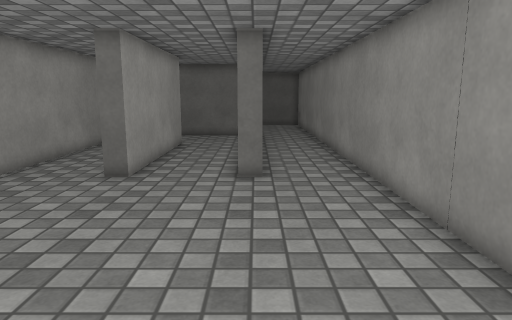
View 1 (above)

23 first-person views from a walk through a 3-D level made in the Unity game engine. The camera is 1.2 m above the floor, tilts 10° down and sees 70° across. The floor is counted in squares, 0.5 m on a side. Each view is taken from the middle of a square. On the plan, view 1 faces up. The plan holds only what a view shows up to about 20 squares ahead; the rest is blank. The place goes on beyond the plan. The player character is not drawn. Surface patterns are stand-ins for the level's own textures.

View 2
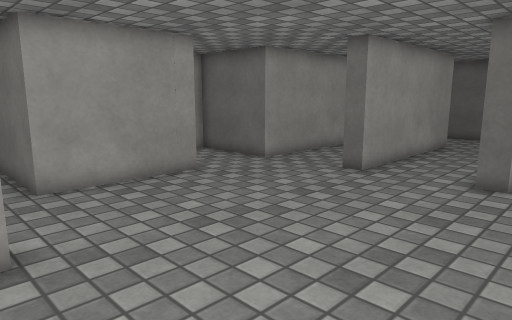

View 3
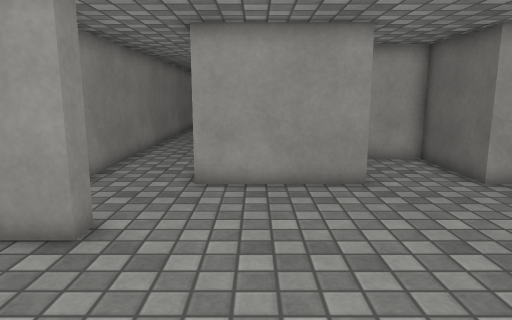

View 4
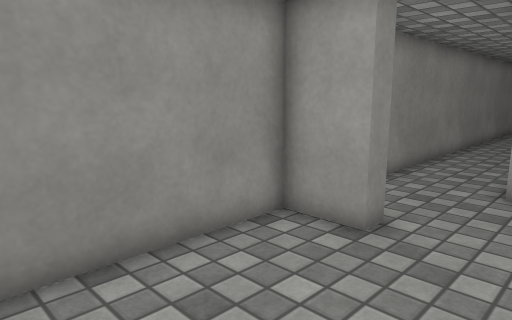

View 5
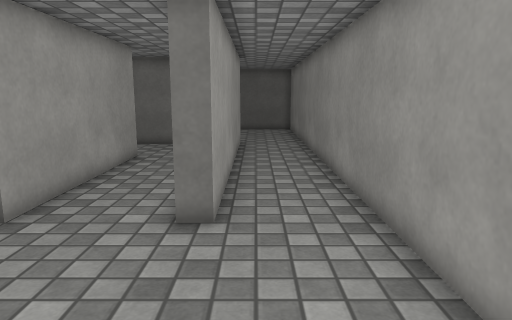

View 6
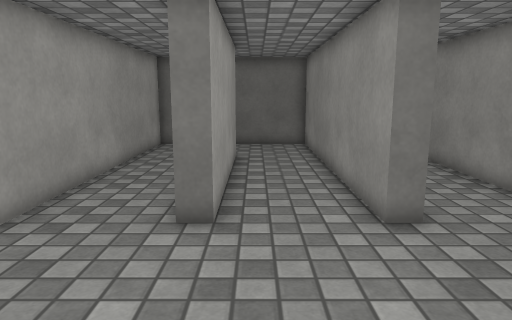

View 7
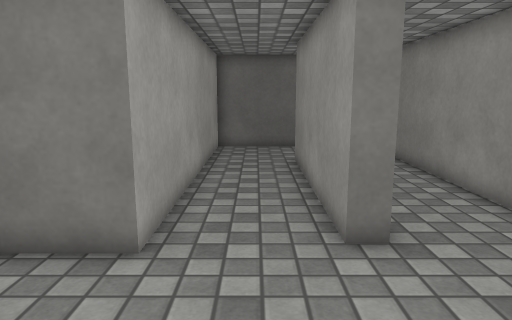

View 8
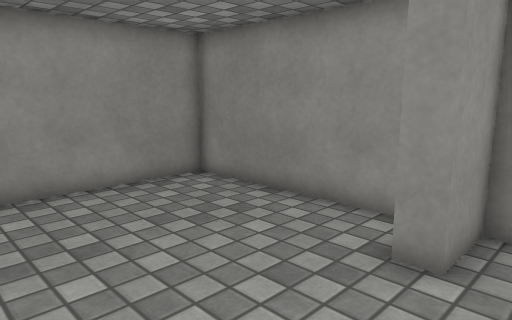

View 9
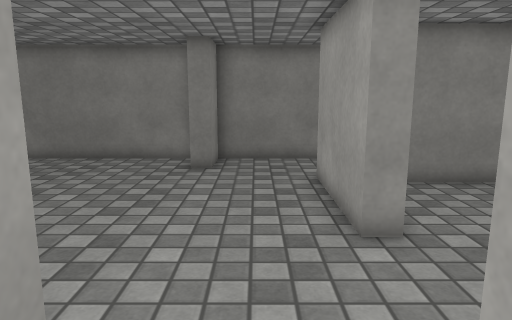

View 10
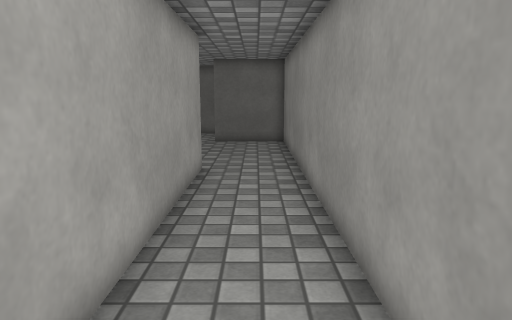

View 11
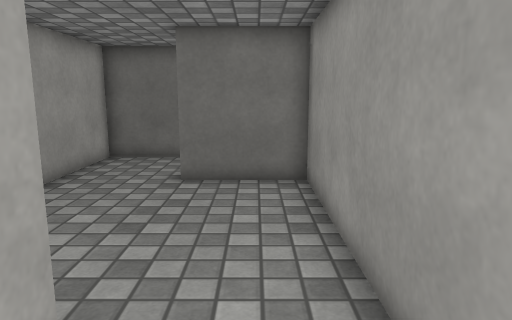

View 12
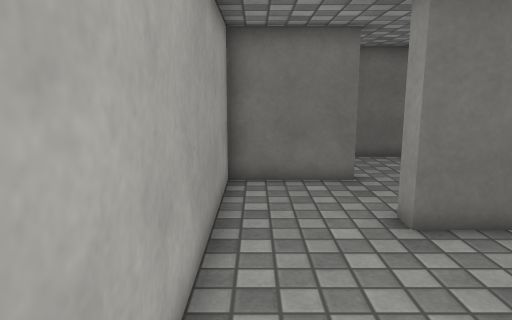

View 13
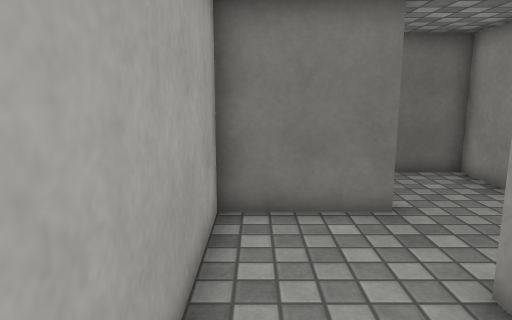

View 14
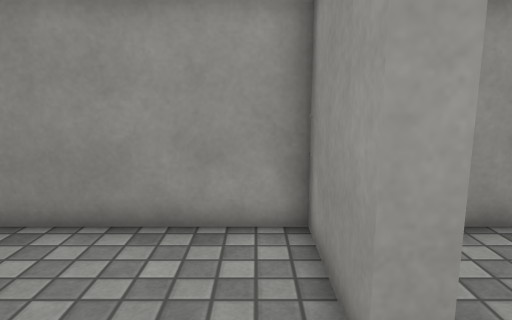

View 15
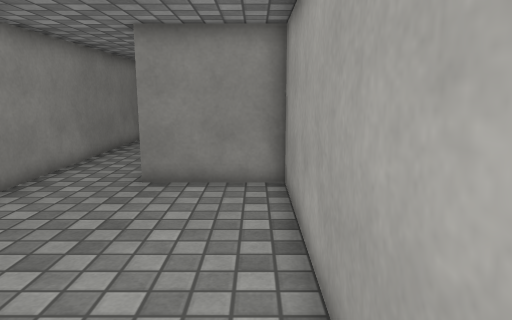

View 16
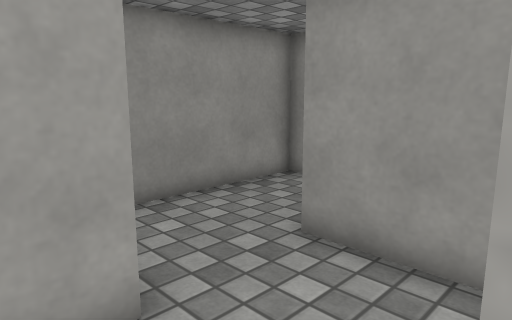

View 17
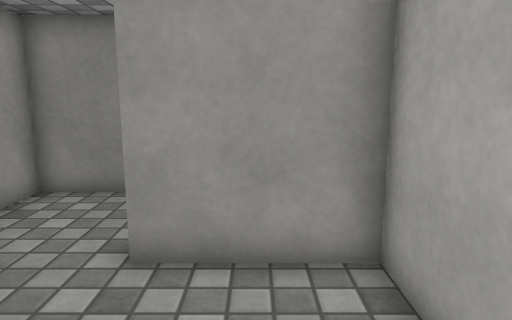

View 18
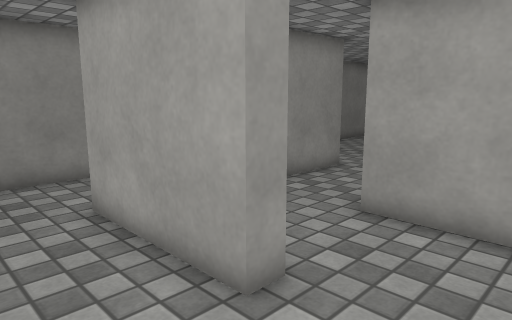

View 19
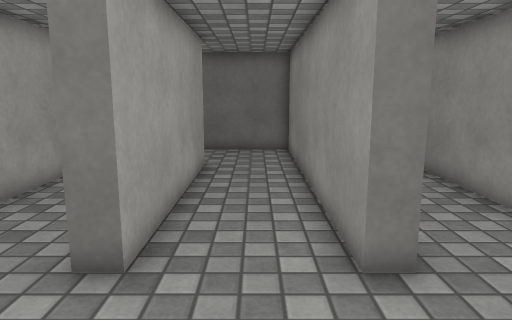

View 20
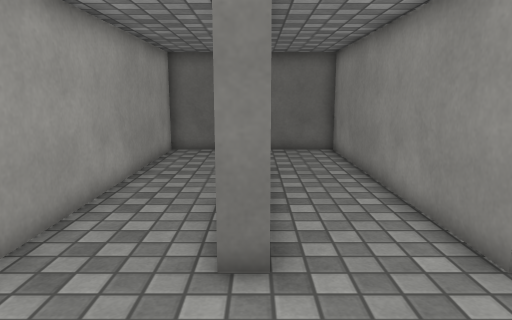

View 21
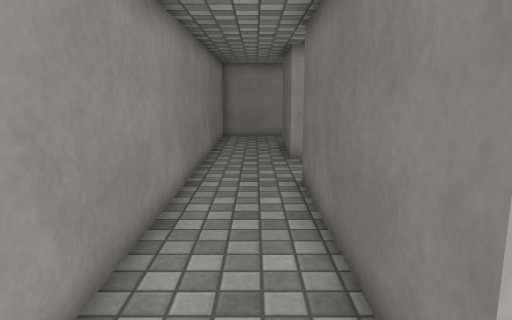

View 22
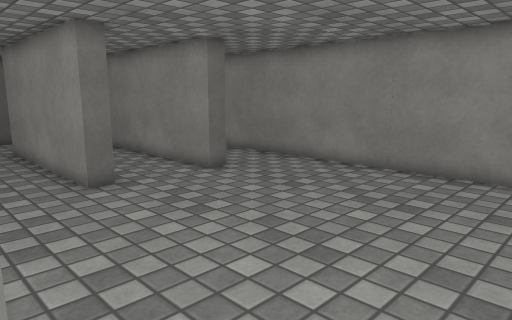

View 23
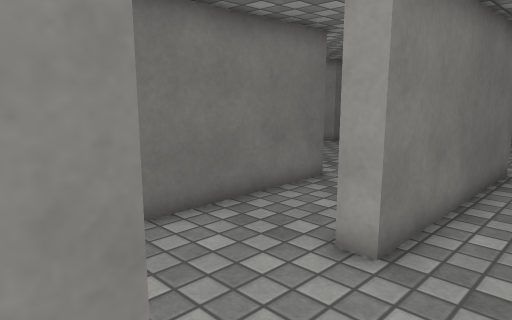

### Floor plan
Key: @ floor where view 1 was taken; # wall or solid block; . floor.
Columns run from 26 left of view 1 to 3 right of it. Each row starts with its distance up from view 1.
 40                       . .
 39                       #   #
 38                       #  .####
 37                       # .....#
 36                       #......#
 35                       ####...#
 34                       ####...#
 33                       #......#
 32                       #......#
 31                       #...####
 30                       #...####
 29                       #......#
 28                       #......#
 27                       #......#
 26                       #......#
 25                       #......#
 24                       #......#
 23                       #####..#
 22                   #########..#
 21                   #......##..#
 20                   #......##..#
 19                   #......##..#
 18                   #..##..##..#
 17                   #..##..##..#
 16                   #..##..##..#
 15                   #..##..##..#
 14                   #..##..##..#
 13                   #..##..##..#
 12                   #..##..##..#
 11                   #..##..##..#
 10               #####..........#
  9               #..............#
  8               #..............#
  7               #..##..........#
  6         #######.. #..........#
  5        .......... #..........#
  4        .......... #..........#
  3       #...#########..........#
  2 ..#####...#########..........#
  1 .....................##......#
  0 .....................##...@..#
 -1 ##############################

Positions as (right, up) in squares from view 1, and headings:
1: (0, 0), facing up
2: (2, 0), facing up-left
3: (2, 4), facing left
4: (2, 4), facing down-left
5: (1, 4), facing up
6: (-3, 4), facing up
7: (-6, 5), facing up
8: (-6, 6), facing down-right
9: (-6, 13), facing down
10: (2, 11), facing up
11: (2, 20), facing up
12: (-3, 24), facing up
13: (-3, 27), facing up
14: (-3, 32), facing right
15: (-3, 33), facing down
16: (-4, 40), facing down-right
17: (-2, 40), facing down
18: (-5, 10), facing down-left
19: (-2, 6), facing up
20: (-4, 6), facing up
21: (-6, 1), facing left
22: (-8, 1), facing up-right
23: (-21, 0), facing up-right
